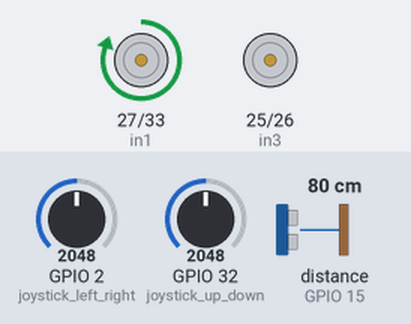
Bench run of a sketch on a simulated ESP32. Parts: motor-driver pin pairs drawn as motors (green arrow = first pin HIGH = forward, orange = second pin HIGH = backward, longer = more drive, scaled by the enable pin). Wiring (inferred from the names in the program): ultrasonic range finder: trigger GPIO 17; echo GPIO 15. Inputs (shaded band) come from the test bench; at power-on: GPIO 32 (joystick_up_down) = 2048, distance to the obstacle (sensor on GPIO 15) 80 cm, GPIO 2 (joystick_left_right) = 2048. The echo pulse lasts 58.3 µs per cm; what the sketch prints to the serial monitor is not drawn.

Above: at 1.2 s.
1.3 s: GPIO 32 (joystick_up_down) set to 470
At 2.5 s:
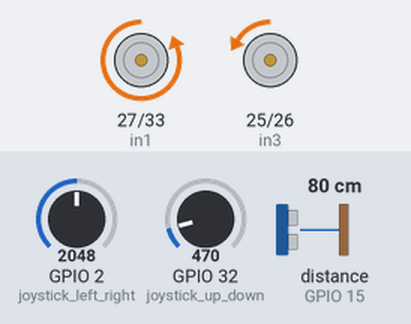
2.8 s: distance to the obstacle (sensor on GPIO 15) set to 6 cm
4.3 s: distance to the obstacle (sensor on GPIO 15) set to 3 cm
At 4.7 s:
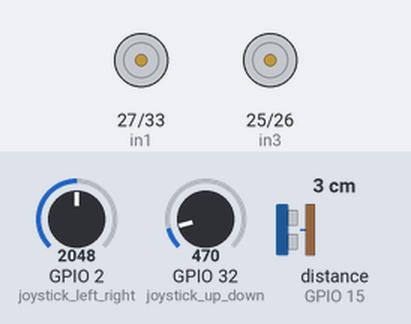
5.8 s: distance to the obstacle (sensor on GPIO 15) set to 9 cm
At 7.1 s:
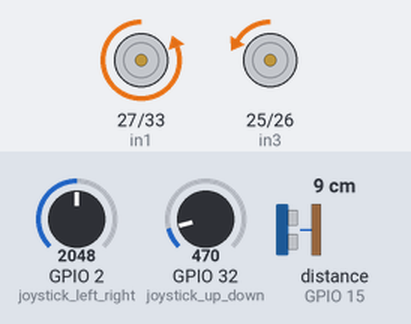
8.8 s: GPIO 2 (joystick_left_right) set to 491
At 9.2 s:
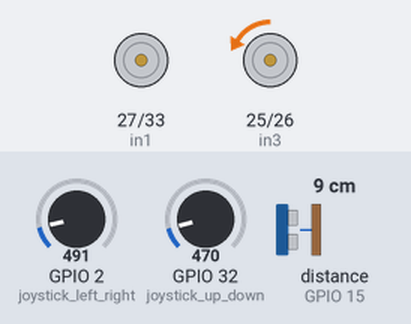
10.3 s: GPIO 32 (joystick_up_down) set to 0
At 11.7 s:
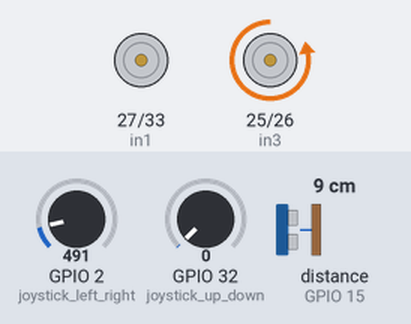
Timing chart, 0 to 12.8 s (numbered marks = the images above; inputs shaded):
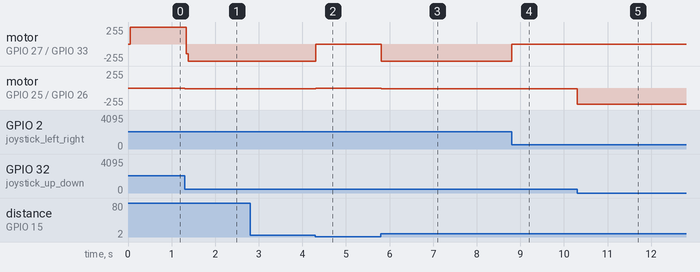

Measured:
- the behaviour switches between 5 and 4 cm on distance to the obstacle (sensor on GPIO 15) (found by bisection; images 1 and 2)
- after the input at 1.3 s, motor on GPIO 27 (in1) / GPIO 33 (in2): forward 254/255 → backward 255/255 at once; motor on GPIO 25 (in3) / GPIO 26 (in4): stopped → backward 10/255 at once
- after the input at 4.3 s, motor on GPIO 27 (in1) / GPIO 33 (in2): backward 255/255 → stopped at once; motor on GPIO 25 (in3) / GPIO 26 (in4): backward 10/255 → stopped at once
- after the input at 5.8 s, motor on GPIO 27 (in1) / GPIO 33 (in2): stopped → backward 255/255 at once; motor on GPIO 25 (in3) / GPIO 26 (in4): stopped → backward 10/255 at once
- after the input at 8.8 s, motor on GPIO 27 (in1) / GPIO 33 (in2): backward 255/255 → stopped at once
- after the input at 10.3 s, motor on GPIO 25 (in3) / GPIO 26 (in4): backward 10/255 → backward 245/255 at once

The sketch:

BoatProjectL293D_update_3_oct.ino
```cpp
#include <analogWrite.h>
#include <Wire.h>

//motor A connections
int enA = 12;
int in1 = 27;
int in2 = 33;
// Motor B connections
int enB = 13;
int in3 = 25;
int in4 = 26;
int joystick_up_down = 32;
int joystick_left_right = 2;
const int trigPin = 17;
const int echoPin = 15;
// defines variables
long duration;
int distance;

int x;
int y;
void setup() {
  // Set all the motor control pins to outputs
  pinMode(enA, OUTPUT);
  pinMode(enB, OUTPUT);
  pinMode(in1, OUTPUT);
  pinMode(in2, OUTPUT);
  pinMode(in3, OUTPUT);
  pinMode(in4, OUTPUT);
  pinMode(joystick_up_down, INPUT);
  pinMode(joystick_left_right, INPUT);
  // Turn off motors - Initial state
  Wire.begin();
  Serial.begin(115200);         // set up Serial library at 9600 bps
  Serial.println("Adafruit Motorshield v2 - DC Motor test!");

  //AFMS.begin();  // create with the default frequency 1.6KHz
  //AFMS.begin(1000);  // OR with a different frequency, say 1KHz

  // Set the speed to start, from 0 (off) to 255 (max speed)
  pinMode(trigPin, OUTPUT); // Sets the trigPin as an Output
  pinMode(echoPin, INPUT); // Sets the echoPin as an Input
  digitalWrite(in1, LOW);
  digitalWrite(in2, LOW);
  digitalWrite(in3, LOW);
  digitalWrite(in4, LOW);
}

void dist()
{
  digitalWrite(trigPin, LOW);
  delayMicroseconds(2);
  // Sets the trigPin on HIGH state for 10 micro seconds
  digitalWrite(trigPin, HIGH);
  delayMicroseconds(10);
  digitalWrite(trigPin, LOW);
  // Reads the echoPin, returns the sound wave travel time in microseconds
  duration = pulseIn(echoPin, HIGH);
  // Calculating the distance
  distance = duration * 0.034 / 2;
  // Prints the distance on the Serial Monitor

  }
// This function lets you control spinning direction of motors
void motor1forward() {
  // Turn on motor A & B
  digitalWrite(in1, HIGH);
  digitalWrite(in2, LOW);
}

void motor1backward() {
  // Turn on motor A & B
  digitalWrite(in1, LOW);
  digitalWrite(in2, HIGH);
}
void motor2forward() {
  // Turn on motor A & B
  digitalWrite(in1, HIGH);
  digitalWrite(in2, LOW);
}

void motor2backward() {
  // Turn on motor A & B
  digitalWrite(in3, LOW);
  digitalWrite(in4, HIGH);
}

void stop_motor1() {
  // Turn on motor A & B
  digitalWrite(in1, LOW);
  digitalWrite(in2, LOW);

}
void stop_motor2() {
  // Turn on motor A & B
  digitalWrite(in3, LOW);
  digitalWrite(in4, LOW);

}
void loop() {
//  analogWrite(enB, 200);
//  digitalWrite(in3, HIGH);
//  digitalWrite(in4, LOW);
//  analogWrite(enA, 200);
//  digitalWrite(in1, LOW);
//  digitalWrite(in2, HIGH);
   dist();
   Serial.print("The distance is:    ");
   Serial.println(distance);
  if(distance < 4 ){

    stop_motor2();
    stop_motor1();
    }
    else{
     y = analogRead(joystick_up_down);
     x = analogRead(joystick_left_right);
    if(  x < 490)
  {

    x =  490 - x;
    analogWrite(enA, x/2);
    motor1forward();

    }
    else if(x > 510)
    {
      x =  x - 510;
      analogWrite(enA, x/2);
      motor1backward();
      }
      else
      {
         stop_motor1();

        }
        if(  y < 490)
  {

    y =  490 - y;
    analogWrite(enB, y/2);

    motor2backward();

    }
    else if(y > 510)
    {
      y =  y - 510;
      analogWrite(enB, y/2);
      motor2forward();
      }
      else
      {
         stop_motor2();

        }
    }

}


// This function lets you control speed of the motors
```
